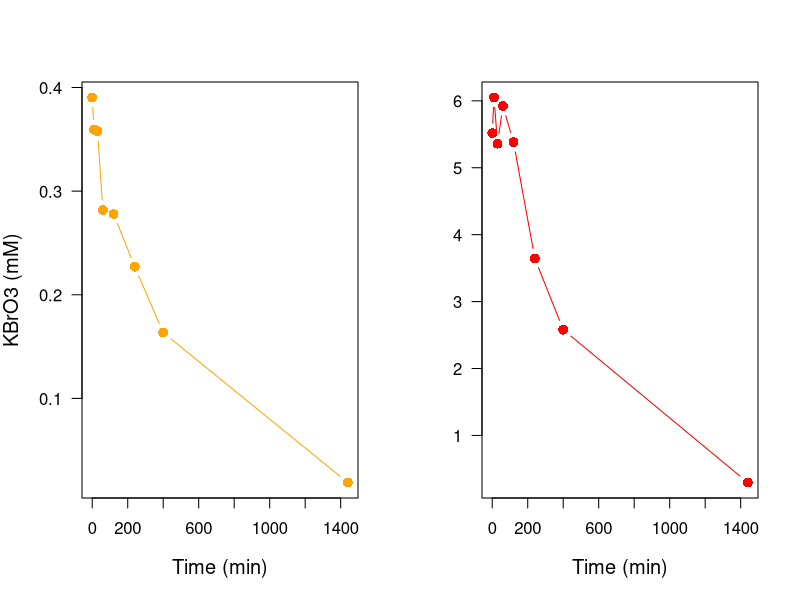
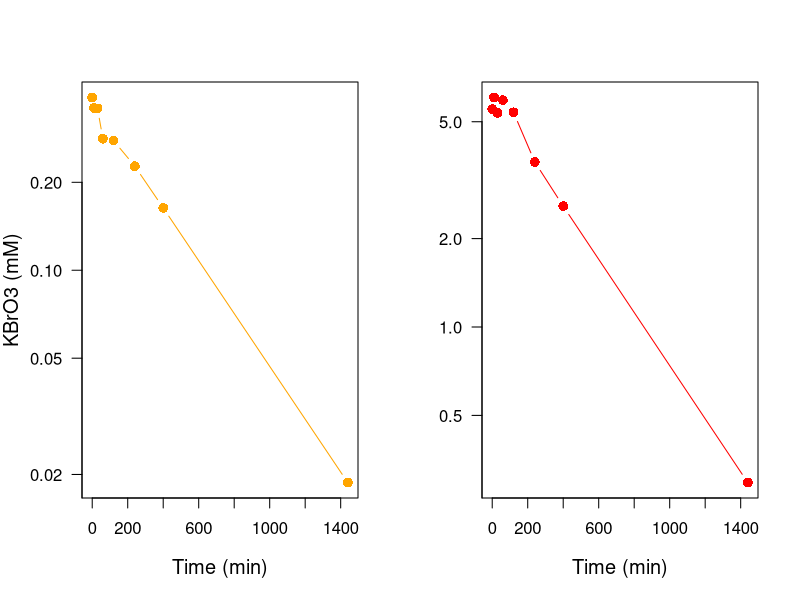
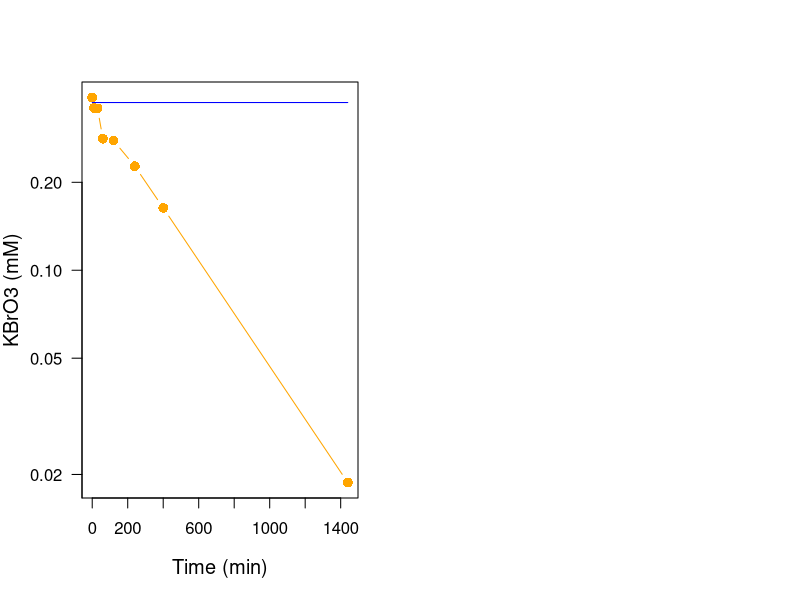
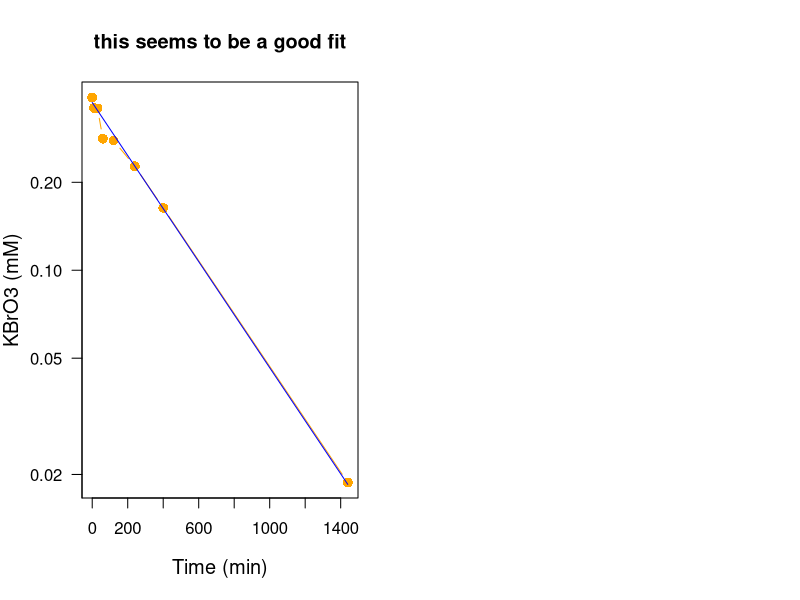
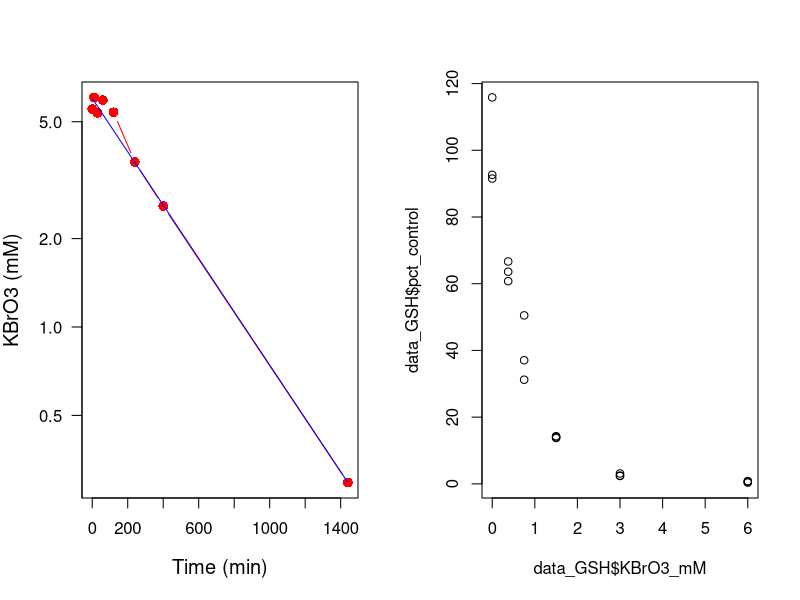
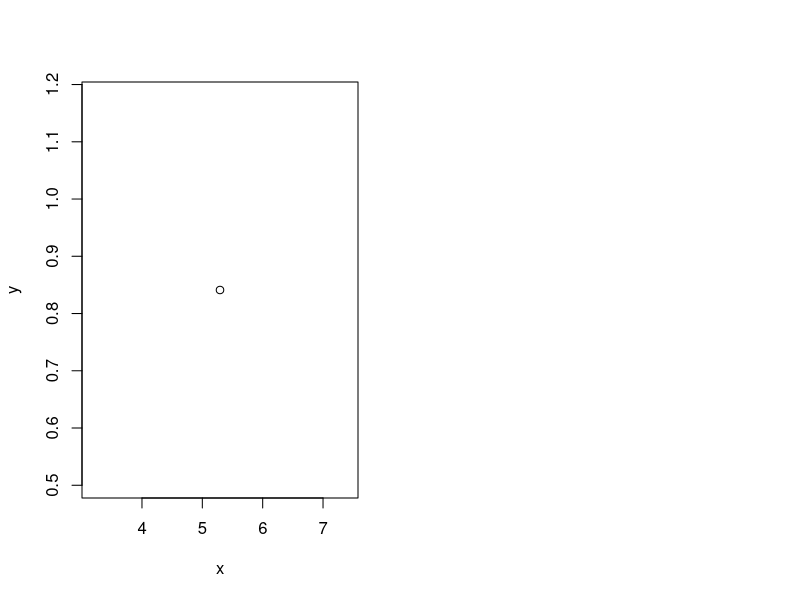
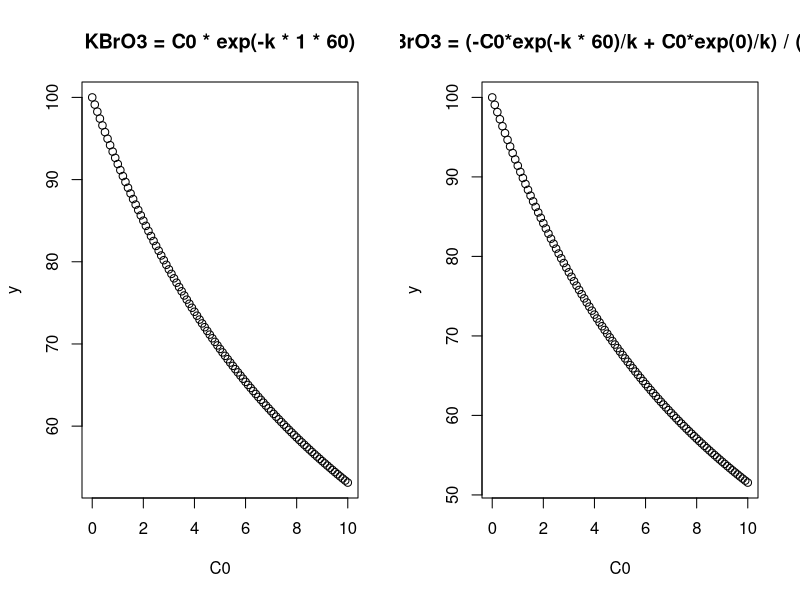
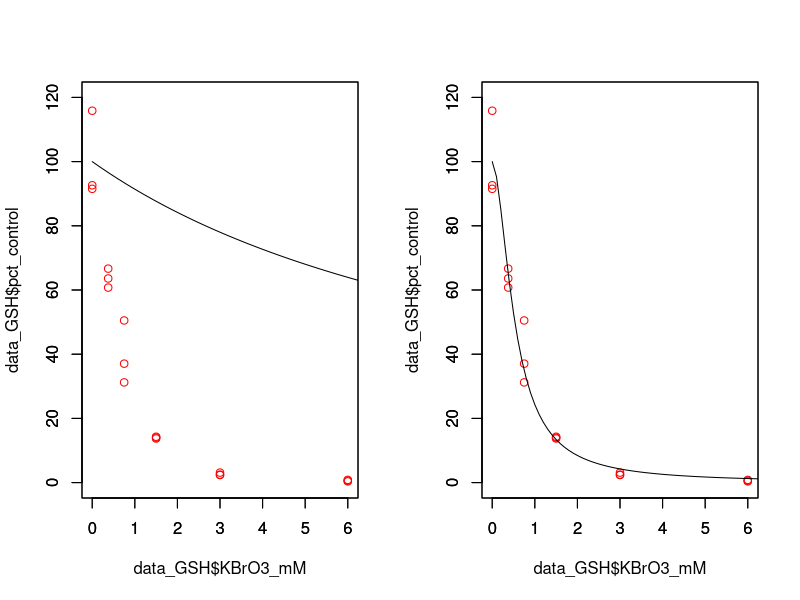

The R script that drew these images, in order:
## ---- chunk 1
knitr::opts_knit$set(root.dir = '..')
if(!require(magrittr)) {install.packages("magrittr"); library(magrittr);}
# rm(list = ls())
# knitr::opts_chunk$set(fig.align = 'center', fig.show='hold', out.width = '70%',
                      # warning=FALSE, message=FALSE)

knitr::opts_chunk$set(
  comment = "#>",
  # collapse = TRUE,
  cache = TRUE,
  out.width = "100%",
  fig.align = 'center',
  fig.width = 8,
  fig.asp = 0.618,  # 1 / phi
  fig.show = "hold",
  warning=FALSE, message=FALSE,
  eval = FALSE
)
## ---- chunk 2
# read the data from a file
kinetic.data = read.table("KBrO3_kinetics.txt")
exists("kinetic.data")
## ---- chunk 3
# how big?
dim(kinetic.data)
# small: look at them all
kinetic.data
## ---- chunk 4
# plot them on two panels 
par(mfrow=c(1,2)) # One row, Two columns
plot(kinetic.data[,1], kinetic.data[,2], las=1, type="b",
     xlab="Time (min)", ylab="KBrO3 (mM)",
     log="", pch=16, cex=1.3, cex.lab=1.2, col="orange")
plot(kinetic.data[,1], kinetic.data[,3], las=1, type="b",
     xlab="Time (min)", ylab="",
     log="", pch=16, cex=1.3, cex.lab=1.2, col="red")
## ---- chunk 5

## ---- chunk 6
par(mfrow=c(1,2))
plot(kinetic.data[,1], kinetic.data[,2], las=1, type="b",
     xlab="Time (min)", ylab="KBrO3 (mM)",
     log="y", pch=16, cex=1.3, cex.lab=1.2, col="orange")
plot(kinetic.data[,1], kinetic.data[,3], las=1, type="b",
     xlab="Time (min)", ylab="",
     log="y", pch=16, cex=1.3, cex.lab=1.2, col="red")
## ---- chunk 7

## ---- chunk 8
C0 = 0.375
## ---- chunk 9
k = 0 # Try different values till you match the low dose data

KBrO3 = C0 * exp(-k * kinetic.data[,1])

par(mfrow=c(1,2))
plot(kinetic.data[,1], kinetic.data[,2], las=1, type="b",
     xlab="Time (min)", ylab="KBrO3 (mM)",
     log="y", pch=16, cex=1.3, cex.lab=1.2, col="orange")
lines(kinetic.data[,1], KBrO3, col="blue")
## ---- chunk 10
C0 = 0.375
k = 0.00209

KBrO3 = C0 * exp(-k * kinetic.data[,1])
par(mfrow=c(1,2))
plot(kinetic.data[,1], kinetic.data[,2], las=1, type="b",
     xlab="Time (min)", ylab="KBrO3 (mM)",
     log="y", pch=16, cex=1.3, cex.lab=1.2, col="orange",
     main = "this seems to be a good fit")
lines(kinetic.data[,1], KBrO3, col="blue")
## ---- chunk 11

## ---- chunk 12
C0 = 6
k = 0.00209

KBrO3 = C0 * exp(-k * kinetic.data[,1])
par(mfrow=c(1,2))
plot(kinetic.data[,1], kinetic.data[,3], las=1, type="b",
     xlab="Time (min)", ylab="KBrO3 (mM)",
     log="y", pch=16, cex=1.3, cex.lab=1.2, col="red")
lines(kinetic.data[,1], KBrO3, col="blue")
## ---- chunk 13

## ---- chunk 14
# re-read the GSH data
data_GSH = read.table("data_GSH.txt", sep="\t", header=TRUE)
data_GSH
# replot the data
plot(data_GSH$KBrO3_mM, data_GSH$pct_control)
## ---- chunk 15
Hill = function (x, EC50, n, from, diff) {
  return(from + diff * (x^n / (x^n + EC50^n)))
}
## ---- chunk 16
# Try : If we take the concentration at 1h
KBrO3 = C0 * exp(-k * 1 * 60) # 1 hour is 60 minutes...
# define the Hill dose-response model as a function
Hill = function (x, EC50, n) {
  return(x^n / (x^n + EC50^n))
}
Hill(x=KBrO3, EC50=1, n=1)
## ---- chunk 17
x = KBrO3
y = Hill(x=KBrO3, EC50=1, n=1)
plot(x, y, type="b")
## ---- chunk 18

## ---- chunk 19
Hill = function (x, EC50, n, from, diff) {
  return(from + diff * (x^n / (x^n + EC50^n)))
}
# define an extended Hill dose-response model as a function

C0 = seq(0, 10, 0.1)
# the actual bromate concentration seen by the cells was:
par(mfrow= c(1,2))
KBrO3 = C0 * exp(-k * 1 * 60) # Model 1
y = Hill(x=KBrO3, EC50=10, n=1, from=100, diff=-100)
plot(C0, y, type="b", main = "KBrO3 = C0 * exp(-k * 1 * 60)")

KBrO3 = (-C0*exp(-k * 60)/k + C0*exp(0)/k) / (60 - 0)
y = Hill(x=KBrO3, EC50=10, n=1, from=100, diff=-100) # Model 2
plot(C0, y, type="b", main = "KBrO3 = (-C0*exp(-k * 60)/k + C0*exp(0)/k) / (60 - 0)")
## ---- chunk 20
xlims = c(0, 6) # a vector of min and max
ylims = c(0, 120)
plot(data_GSH$KBrO3_mM, data_GSH$pct_control, xlim=xlims, ylim=ylims, col="red")
par(new=T) # will overlay the next plot
plot(C0, y, type="l", xlim=xlims, ylim=ylims, xlab="", ylab="") # turn off labels
## ---- chunk 21
xlims = c(0, 6) # a vector of min and max
ylims = c(0, 120)
y = Hill(x=KBrO3, EC50=0.5, n=1.8, from=100, diff=-100) 
plot(data_GSH$KBrO3_mM, data_GSH$pct_control, xlim=xlims, ylim=ylims, col="red")
par(new=T) # will overlay the next plot
plot(C0, y, type="l", xlim=xlims, ylim=ylims, xlab="", ylab="") # turn off labels
## ---- chunk 22
Hill = function (x, EC50, n, from, diff) {
  return(from + diff * (x^n / (x^n + EC50^n)))
}
# define an extended Hill dose-response model as a function

C0 = seq(0, 10, 0.1)
# the actual bromate concentration seen by the cells was:
par(mfrow= c(1,2))
KBrO3 = C0 * exp(-k * 1 * 60) # Model 1
y = Hill(x=KBrO3, EC50=0.5, n=1.8, from=100, diff=-100) 
plot(C0, y, type="b", main = "KBrO3 = C0 * exp(-k * 1 * 60)")

KBrO3 = (-C0*exp(-k * 60)/k + C0*exp(0)/k) / (60 - 0)
y = Hill(x=KBrO3, EC50=0.5, n=1.8, from=100, diff=-100) 
plot(C0, y, type="b", main = "KBrO3 = (-C0*exp(-k * 60)/k + C0*exp(0)/k) / (60 - 0)")
